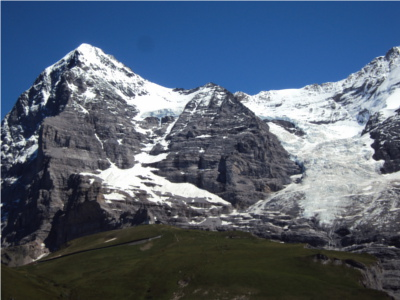
#> input picture Assignment_2/stitching_images/1Hill.JPG, 400 x 300 px
$ jupyter execute --allow-errors image_stitching.ipynb   (older library calls are emulated)
#> lines starting #> are read from the running program, lines starting #| are printed output that depends on the picture
[cell 1]
def warpPerspectivePadded(
        src, dst_shape, M):
    """Performs an affine or Euclidean/rigid warp with padding.
    Parameters
    ----------
    src : image to be warped.
    dst : shape of static image i.e. dst.shape
    M : `3x3` Homography matrix.
    Returns
    -------
    src_warped : padded and warped source image
    """

    # it is enough to find where the corners of the image go to find
    # the padding bounds; points in clockwise order from origin
    _, src_w = src.shape[:2]
    lin_pts = np.array([
        [0, src_w],
        [0, 0]])
    # transform points
    transf_lin_pts = M[:, :2].dot(lin_pts) + M[:, 2].reshape(3, 1)

    # find min and max points
    min_x = np.floor(np.min(transf_lin_pts)).astype(int)
    max_x = np.ceil(np.max(transf_lin_pts)).astype(int)

    # add translation to the transformation matrix to shift to positive values
    anchor_x = 0
    if min_x < 0:
        anchor_x = -min_x
    shifted_transf = M + [[0, 0, anchor_x], [0, 0, 0], [0, 0, 0]]

    # create padded destination image
    dst_h, dst_w,_ = dst_shape
    dst_pad_w = anchor_x + dst_w + max(max_x, dst_w) - dst_w
    src_warped = cv2.warpPerspective(src, shifted_transf, (dst_pad_w, dst_h), borderMode=cv2.BORDER_CONSTANT, borderValue=0)
    return src_warped

[cell 2]
def Ramp(i_width, r_width, r_index, start, end):
    """
    Create alpha blending function
    :param i_width: img width
    :param r_width: ramp width
    :param r_index: center ramp index
    :param start: starting ramp value
    :param end: ending ramp value
    :return:
    """
    a = np.zeros((i_width))
    step = (end - start) / (r_width-1)
    idx = round(r_index - (r_width / 2))  # left side starting index of alpha ramp
    for i in range(r_width):
        a[idx] = start + step*i
        idx += 1
    a[idx:] = 1
    return a

[cell 3]
import cv2
import numpy as np
from matplotlib import pyplot as plt

img1 = cv2.imread('stitching_images/1Hill.JPG')
#> img1 is the input picture: shape (300, 400, 3); mean B, G, R 113.4, 95.7, 82.9
img2 = cv2.imread('stitching_images/2Hill.JPG')
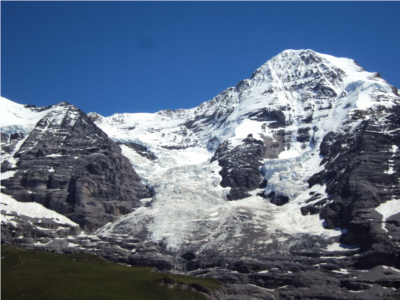
#> input picture Assignment_2/stitching_images/2Hill.JPG, 400 x 300 px
#> img2 is the input picture: shape (300, 400, 3); mean B, G, R 131, 108.6, 93

img1 = cv2.cvtColor(img1, cv2.COLOR_BGR2RGB)
img2 = cv2.cvtColor(img2, cv2.COLOR_BGR2RGB)

# Compute keypoints and descriptors
sift_obj = cv2.xfeatures2d.SIFT_create()
keypoints_1, descriptors_1 = sift_obj.detectAndCompute(img1, None)
#> keypoints_1 = 1217 keypoints; strongest (x, y, size): (46, 95, 5.4), (34, 138, 4.3), (72, 87, 5.5), (92, 181, 2.8)
keypoints_2, descriptors_2 = sift_obj.detectAndCompute(img2, None)
#> keypoints_2 = 1494 keypoints; strongest (x, y, size): (391, 171, 4.1), (394, 148, 4.2), (311, 193, 2.4), (51, 170, 2.9)

# [6 lines of commented-out code are left out]
bf = cv2.BFMatcher()

# Match descriptors.
matches = bf.match(descriptors_1, descriptors_2)
#> matches = 1217 matches

# Sort them in the order of their distance.
matches = sorted(matches, key = lambda x:x.distance)

# Draw keypoints
imgmatch = cv2.drawMatches(img1,keypoints_1,img2,keypoints_2, matches[:20], img1, flags=2)
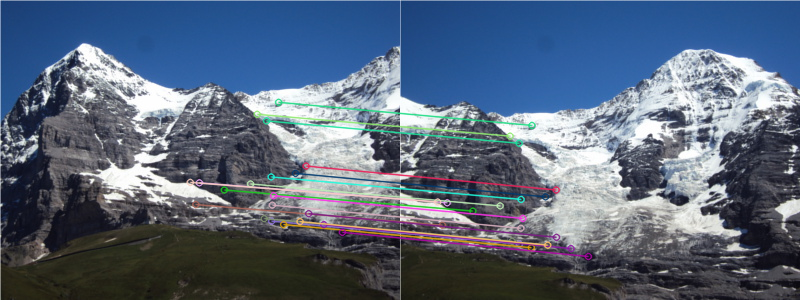
#> imgmatch: shape (300, 800, 3); mean R, G, B 88.7, 102.8, 122.6

GoodMatches = []
for i, m in enumerate(matches):
    GoodMatches.append((m.trainIdx, m.queryIdx))
#> after the loop, GoodMatches = 1217 pairs, first value 1 to 1493, second value 0 to 1216

plt.figure(figsize=(20,20))
plt.imshow(imgmatch)

mp1 = np.float32([keypoints_1[i].pt for (__, i) in GoodMatches])
#> mp1 = 1217 pairs, first value 2.46 to 396.7, second value 43.01 to 296.4
mp2 = np.float32([keypoints_2[i].pt for (i, __) in GoodMatches])
#> mp2 = 1217 pairs, first value 3.48 to 396.6, second value 50.93 to 297.2

H, __ = cv2.findHomography(mp1, mp2, cv2.RANSAC)
#> H = [[1.12, -0.0593, -163.1], [0.109, 1.07, -3], [0.000348, -7.9e-05, 1]]
wimg1 = warpPerspectivePadded(img1, (img1.shape[0], img1.shape[1], img1.shape[2]), H)
#> in warpPerspectivePadded, `transf_lin_pts = M[:, :2].dot(lin_pts) + M[:, 2].reshape(3, 1)`: transf_lin_pts = [[-163.1, 286], [-3, 40.46], [1, 1.14]]
#> in warpPerspectivePadded, `min_x = np.floor(np.min(transf_lin_pts)).astype(int)`: min_x = -164
#> in warpPerspectivePadded, `max_x = np.ceil(np.max(transf_lin_pts)).astype(int)`: max_x = 286
#> in warpPerspectivePadded, `anchor_x = -min_x`: anchor_x = 164
#> in warpPerspectivePadded, `shifted_transf = M + [[0, 0, anchor_x], [0, 0, 0], [0, 0, 0]]`: shifted_transf = [[1.12, -0.0593, 0.931], [0.109, 1.07, -3], [0.000348, -7.9e-05, 1]]
#> in warpPerspectivePadded, `dst_pad_w = anchor_x + dst_w + max(max_x, dst_w) - dst_w`: dst_pad_w = 564
#> in warpPerspectivePadded, `src_warped = cv2.warpPerspective(src, shifted_transf, (dst_pad_w, dst_..`:
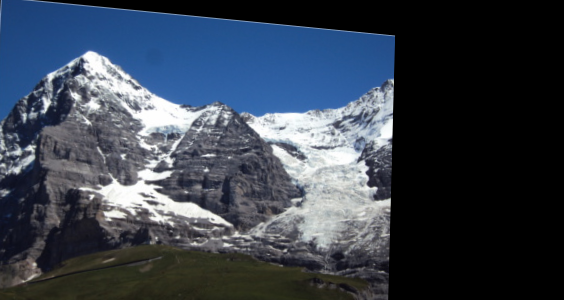
#> src_warped: shape (300, 564, 3); mean R, G, B 56.1, 65.1, 78.2
# wimg1[:,:wimg1.shape[1],:] = wimg1

# temp = wimg1.copy()
# temp[:,wimg1.shape[1]-img2.shape[1]:wimg1.shape[1],:] = img2
wimg1 = cv2.copyMakeBorder(wimg1, 0, 0, 0, 1, cv2.BORDER_CONSTANT)
img2 = cv2.copyMakeBorder(img2, 0, 0, 154, 2, cv2.BORDER_CONSTANT)
#> img2: shape (300, 556, 3)

# parameters
g_size = 255  # gaussian mask blur size
depth = 3  # pyramid depth size

""" PYRAMID BLENDING """
row, col, dpt = wimg1.shape
#> row = 300; col = 565; dpt = 3
# generate Gaussian pyramid for imgA
G = wimg1.copy()
gp1 = [G]
for i in range(depth):
    G = cv2.pyrDown(G)
    gp1.append(G)
#> after the loop, gp1 = 4 items

# generate Laplacian pyramid for imgA
lp1 = [gp1[depth-1]]  # store last gaussian image for top of lp pyramid
for i in range(depth-1,0,-1):
    # upsample lower pyramid
    hr = cv2.pyrUp(gp1[i], dstsize=(gp1[i-1].shape[1], gp1[i-1].shape[0]))
    lp = cv2.subtract(gp1[i-1], hr, cv2.CV_32F)  # subtract different levels
    lp1.append(lp)
#> this loop made 2 passes
#> pass 1, `hr = cv2.pyrUp(gp1[i], dstsize=(gp1[i-1].shape[1], gp1[i-1].shape[0]))`:
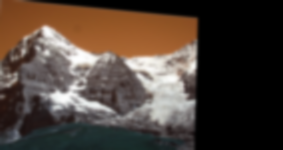
#> hr: shape (150, 283, 3); mean of channels 0, 1, 2 56, 65, 78; drawn as B, G, R
#> after the loop, lp1 = 3 items

# generate Gaussian pyramid for imgB
G = img2.copy()
gp2 = [G]
for i in range(depth):
    G = cv2.pyrDown(G)
    gp2.append(G)
#> this loop made 3 passes
#> pass 1, `G = cv2.pyrDown(G)`:
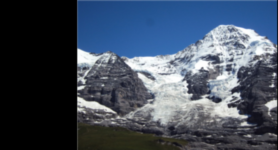
#> G: shape (150, 278, 3); mean R, G, B 66.9, 78.2, 94.3
#> after the loop, gp2 = 4 items

# generate Laplacian pyramid for imgB
lp2 = [gp2[depth-1]]  # store last gaussian image for top of lp pyramid
for i in range(depth-1,0,-1):
    # upsample lower pyramid
    hr = cv2.pyrUp(gp2[i], dstsize=(gp2[i-1].shape[1], gp2[i-1].shape[0]))
    lp = cv2.subtract(gp2[i-1], hr, cv2.CV_32F)  # subtract different levels
    lp2.append(lp)
#> this loop made 2 passes
#> pass 1, `hr = cv2.pyrUp(gp2[i], dstsize=(gp2[i-1].shape[1], gp2[i-1].shape[0]))`:
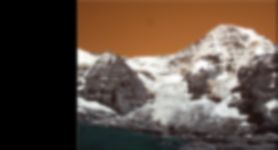
#> hr: shape (150, 278, 3); mean of channels 0, 1, 2 66.9, 78.3, 94.5; drawn as B, G, R
#> after the loop, lp2 = 3 items

# add left and right halves of images in each level
LP = []
for la, lb in zip(lp1, lp2):
    row, cols, dpt = la.shape
    # stack columns (half and half)
    lp = np.hstack((la[:, :round(cols/2)], lb[:, round(cols/2):]))
    LP.append(lp)
#> this loop made 3 passes
#> (row, cols) on passes 1 to 3: (75, 142), (150, 283), (300, 565)
#> pass 1, `lp = np.hstack((la[:, :round(cols/2)], lb[:, round(cols/2):]))`:
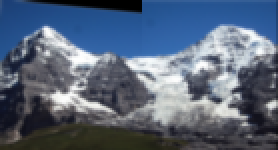
#> lp: shape (75, 139, 3) (shown 2 times larger); mean R, G, B 87.5, 101.5, 122.1
#> pass 3, `lp = np.hstack((la[:, :round(cols/2)], lb[:, round(cols/2):]))`:
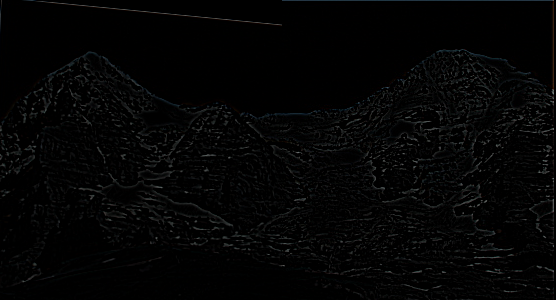
#> lp: shape (300, 556, 3); mean of channels 0, 1, 2 4.2, 4.2, 4; drawn as B, G, R
#> after the loop, LP = 3 items

# now reconstruct
rs = LP[0]
for i in range(1, depth):
    rs = cv2.pyrUp(rs)  # upsample current lp image
    rs = cv2.add(rs, LP[i])  # add lp image

# display results
plt.figure(figsize=(15,15))
plt.imshow(rs[22:rs.shape[1],:])
plt.title('Pyramid Blending'), plt.xticks([]), plt.yticks([])
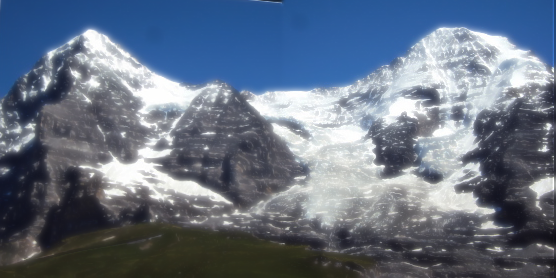
#> shown: shape (278, 556, 3); mean R, G, B 101.4, 113.6, 131.5

[cell 4]
hill12=rs[0:rs.shape[0], 0:rs.shape[1]-3]
hill3 = cv2.imread('stitching_images/3Hill.JPG')
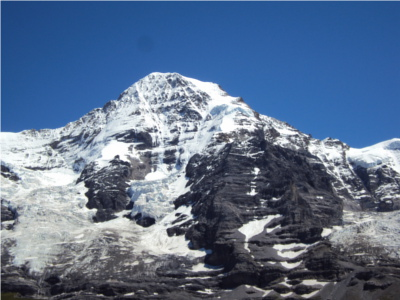
#> input picture Assignment_2/stitching_images/3Hill.JPG, 400 x 300 px
#> hill3 is the input picture: shape (300, 400, 3); mean B, G, R 142.2, 113.3, 93.1

hill3 = cv2.cvtColor(hill3, cv2.COLOR_BGR2RGB)

# Compute keypoints and descriptors
#> (the rest of this cell did not finish here and is left out)
